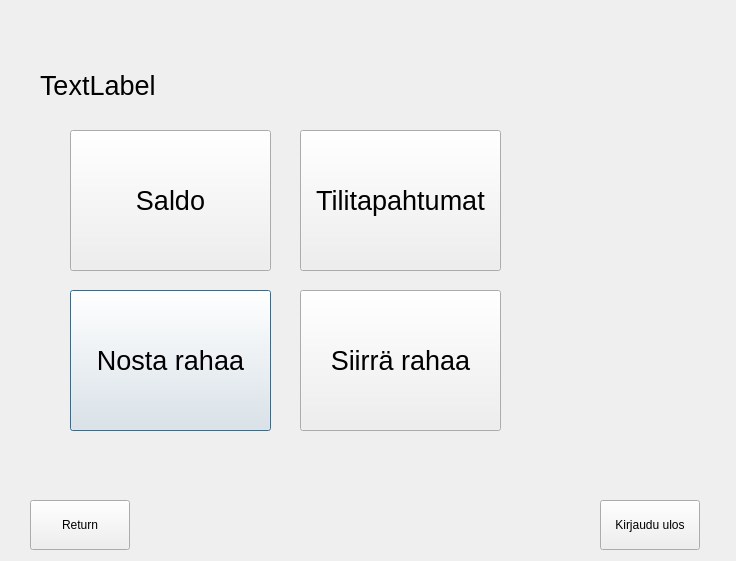
<?xml version="1.0" encoding="UTF-8"?>
<ui version="4.0">
 <class>KorttiWindow</class>
 <widget class="QDialog" name="KorttiWindow">
  <property name="geometry">
   <rect>
    <x>0</x>
    <y>0</y>
    <width>736</width>
    <height>561</height>
   </rect>
  </property>
  <property name="windowTitle">
   <string>BankSimul</string>
  </property>
  <widget class="QLabel" name="labelidkortti">
   <property name="geometry">
    <rect>
     <x>40</x>
     <y>30</y>
     <width>651</width>
     <height>111</height>
    </rect>
   </property>
   <property name="font">
    <font>
     <pointsize>20</pointsize>
    </font>
   </property>
   <property name="text">
    <string>TextLabel</string>
   </property>
  </widget>
  <widget class="QStackedWidget" name="stackedWidget">
   <property name="geometry">
    <rect>
     <x>-10</x>
     <y>0</y>
     <width>741</width>
     <height>561</height>
    </rect>
   </property>
   <widget class="QWidget" name="stackMenu">
    <widget class="QPushButton" name="btnNostaRahaa">
     <property name="geometry">
      <rect>
       <x>80</x>
       <y>290</y>
       <width>201</width>
       <height>141</height>
      </rect>
     </property>
     <property name="font">
      <font>
       <pointsize>20</pointsize>
      </font>
     </property>
     <property name="text">
      <string>Nosta rahaa</string>
     </property>
    </widget>
    <widget class="QPushButton" name="btnSaldo">
     <property name="geometry">
      <rect>
       <x>80</x>
       <y>130</y>
       <width>201</width>
       <height>141</height>
      </rect>
     </property>
     <property name="font">
      <font>
       <pointsize>20</pointsize>
      </font>
     </property>
     <property name="text">
      <string>Saldo</string>
     </property>
    </widget>
    <widget class="QPushButton" name="btnSiirraRahaa">
     <property name="geometry">
      <rect>
       <x>310</x>
       <y>290</y>
       <width>201</width>
       <height>141</height>
      </rect>
     </property>
     <property name="font">
      <font>
       <pointsize>20</pointsize>
      </font>
     </property>
     <property name="text">
      <string>Siirrä rahaa</string>
     </property>
    </widget>
    <widget class="QPushButton" name="btnTilitapahtumat">
     <property name="geometry">
      <rect>
       <x>310</x>
       <y>130</y>
       <width>201</width>
       <height>141</height>
      </rect>
     </property>
     <property name="font">
      <font>
       <pointsize>20</pointsize>
      </font>
     </property>
     <property name="text">
      <string>Tilitapahtumat</string>
     </property>
    </widget>
   </widget>
   <widget class="QWidget" name="stackSaldo"/>
   <widget class="QWidget" name="stackTapahtuma"/>
   <widget class="QWidget" name="stackNosto"/>
   <widget class="QWidget" name="stackSiirto"/>
  </widget>
  <widget class="QPushButton" name="btnReturn">
   <property name="enabled">
    <bool>true</bool>
   </property>
   <property name="geometry">
    <rect>
     <x>30</x>
     <y>500</y>
     <width>100</width>
     <height>50</height>
    </rect>
   </property>
   <property name="text">
    <string>Return</string>
   </property>
  </widget>
  <widget class="QPushButton" name="btnLogout">
   <property name="geometry">
    <rect>
     <x>600</x>
     <y>500</y>
     <width>100</width>
     <height>50</height>
    </rect>
   </property>
   <property name="text">
    <string>Kirjaudu ulos</string>
   </property>
  </widget>
  <zorder>stackedWidget</zorder>
  <zorder>labelidkortti</zorder>
  <zorder>btnReturn</zorder>
  <zorder>btnLogout</zorder>
 </widget>
 <resources/>
 <connections/>
</ui>
